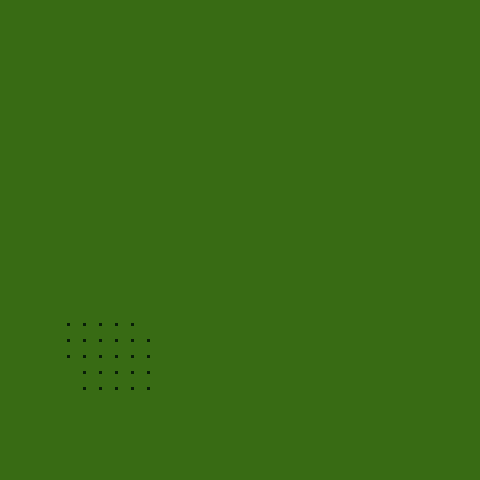

Rendered tile map (Tiled .tmx) drawn with the repository's tilesets; below, a short description and the map source with its tile grids summarised:
An orthogonal 30x30 tile map with 16x16 px tiles, 2 tile layers (Grass, Obstacles).

<map version="1.2" tiledversion="1.2.0" orientation="orthogonal" renderorder="left-up" width="30" height="30" tilewidth="16" tileheight="16" infinite="0" nextlayerid="3" nextobjectid="1">
 <tileset firstgid="1" name="spritesheet" tilewidth="16" tileheight="16" tilecount="216" columns="12">
  <image source="spritesheet.png" width="200" height="300" />
 </tileset>
 <layer id="1" name="Grass" width="30" height="30">
  <data>[900 cells, 900 non-empty, 3 distinct tile ids]</data>
 </layer>
 <layer id="2" name="Obstacles" width="30" height="30">
  <properties>
   <property name="collide" type="bool" value="true" />
  </properties>
  <data>[900 cells, 77 non-empty, 3 distinct tile ids]</data>
 </layer>
</map>
